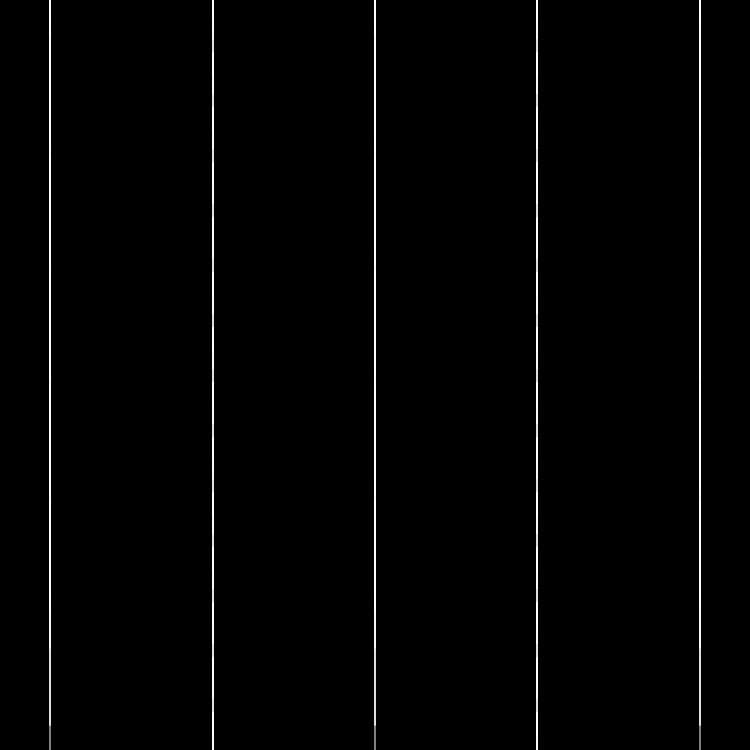
Frame 1 (no input)
Frame 60 (no input): identical to frame 1, image omitted
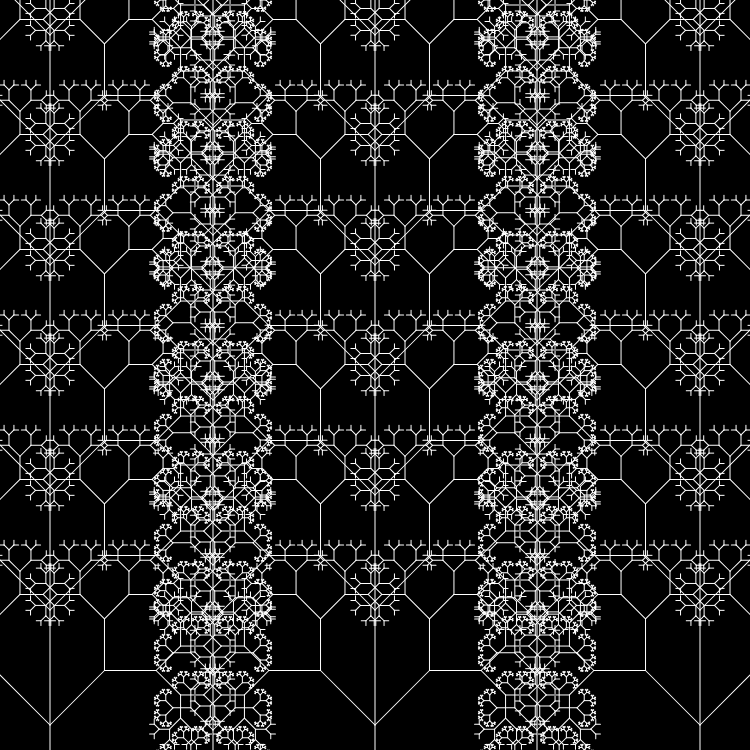
Frame 120 (the mouse pressed at the canvas centre since frame 60)

The p5.js sketch that drew these frames (run headless with seeded random() and noise() and a simulated clock; from frame 60 on, the mouse is pressed at the canvas centre):

// p5.js sketch
// ── sketch.js
let theta=2;
function setup() {
  // Parametre la taille du canva, unité des angles = degré
  createCanvas(750, 750);
  frameRate(85);
  angleMode(DEGREES);
}
let clique=2;
let play=true;

function keyPressed(){
  if(key=== ' '){
    play=!play;
  }
}
function draw(){
  if(!play){
    return;
  }
  theta=map(mouseX,0,width, 0, 90)

  if(mouseIsPressed){
    clique++;
  }
  if(clique%2===0){
    // Bande blanche
    stroke(255);
    // Background noir
    background(0);
  }else if(clique%2!=0){
    let r=random(0,255);
    let v=random(0,255);
    let b=random(0,255);
    // Bande aléatoire
    stroke(r,v,b);
    // Background 
    background(255);
  }
  // Enregistre la position
  push();
  // Place la branche au milieu du canva 
  translate(width / 2, 90+height);
  // Appel la fonction qui dessine la fractale et lui donne comme argument une valeur qui sert de taille de départ 
  branch_middle_bottom(115);
  branch_middle_bottom(115);
  branch_middle_bottom(115);
  branch_middle_bottom(115);
  branch_middle_bottom(115);
  branch_middle_bottom(115);
  branch_middle_bottom(115);
  branch_middle_bottom(115);
  branch_middle_bottom(115);
  branch_middle_bottom(115);
  branch_middle_bottom(115);
  branch_middle_bottom(115);
  // Rétablis la position enregistrer dans push
  pop();
  // Enregistre la position
  push();
  translate(50, 90+height);
  // Appel la fonction qui dessine la fractale et lui donne comme argument une valeur qui sert de taille de départ 
  branch_middle_left(115);
  branch_middle_left(115);
  branch_middle_left(115);
  branch_middle_left(115);
  branch_middle_left(115);
  branch_middle_left(115);
  branch_middle_left(115);
  branch_middle_left(115);
  branch_middle_left(115);
  // Rétablis la position enregistrer dans push
  pop();
  // Enregistre la position
  push();
  translate(width-50, 90+height);
  // Appel la fonction qui dessine la fractale et lui donne comme argument une valeur qui sert de taille de départ 
  branch_middle_right(115);
  branch_middle_right(115);
  branch_middle_right(115);
  branch_middle_right(115);
  branch_middle_right(115);
  branch_middle_right(115);
  branch_middle_right(115);
  branch_middle_right(115);
  branch_middle_right(115);
  // Rétablis la position enregistrer dans push
  pop();
  // Enregistre la position
  push();
  translate(width-213, 90+height);
  // Appel la fonction qui dessine la fractale et lui donne comme argument une valeur qui sert de taille de départ 
  branch_middle_inverted(55);
  branch_middle_inverted(55);
  branch_middle_inverted(55);
  branch_middle_inverted(55);
  branch_middle_inverted(55);
  branch_middle_inverted(55);
  branch_middle_inverted(55);
  branch_middle_inverted(55);
  branch_middle_inverted(55);
  branch_middle_inverted(55);
  branch_middle_inverted(55);
  branch_middle_inverted(55);
  branch_middle_inverted(55);
  branch_middle_inverted(55);
  branch_middle_inverted(55);
  branch_middle_inverted(55);
  branch_middle_inverted(55);
  branch_middle_inverted(55);
  // Rétablis la position enregistrer dans push
  pop();
  // Enregistre la position
  push();
  translate(213, 90+height);
  // Appel la fonction qui dessine la fractale et lui donne comme argument une valeur qui sert de taille de départ 
  branch_middle_inverted(55);
  branch_middle_inverted(55);
  branch_middle_inverted(55);
  branch_middle_inverted(55);
  branch_middle_inverted(55);
  branch_middle_inverted(55);
  branch_middle_inverted(55);
  branch_middle_inverted(55);
  branch_middle_inverted(55);
  branch_middle_inverted(55);
  branch_middle_inverted(55);
  branch_middle_inverted(55);
  branch_middle_inverted(55);
  branch_middle_inverted(55);
  branch_middle_inverted(55);
  branch_middle_inverted(55);
  branch_middle_inverted(55);
  branch_middle_inverted(55);
  // Rétablis la position enregistrer dans push
  pop();
}

function branch_middle_bottom(len) {
  // Trace la ligne de la longueur de l'argument (comme translate positionne l'appelle de la fonction pas besoin de mettre de taille)
  // c'est - len car len = bas du canva et nous on souhaite remonté dans le canva
  // Ensuite on ne bouge pas sur l'axe x mais on se positionne au bout de la ligne tracé
  line(0, 0, 0, -len);
  translate(0, -len);   
  // Tant que la valeur de l'argument est supérieur à 5 on répète les instructions
  if (len > 5) {
    // push sauvegarde la position et l'angle de rotation de la ligne initial
    push();
    // on tourne de 55 degré * theta
    rotate(55*theta);
    // et on fait la récursivité pour tracé la ligne sauf que cette fois la valeur de l'argument est égale à 67% de sa valeur initial. On se replace donc au bout de la ligne et on répéte l'opération tant que la valeur de l'argument >55 * theta
    branch_middle_bottom(len * 0.67);
    // Une fois que len<=  5 on repart à la position initial sauvegarder dans push, ce qui nous fait au final retourner au bout du premier trait grâce à pop
    pop();
    // On sauvegarde cette position 
    push();
    // On effectue la rotation dans le sens opposé (à gauche)
    rotate(-55*theta);
    // Meme principe répéter
    branch_middle_bottom(len * 0.67);
    pop(); 
  }
}


function branch_middle_left(len) {
  line(0, 0, 0, -len);
  translate(0, -len);   
  if (len > 5) {
    push();
    rotate(65*theta);
    branch_middle_left(len * 0.67);
    pop();
    push();
    rotate(-65*theta);
    branch_middle_left(len * 0.67);
    pop(); 
  }
}


function branch_middle_right(len) {
  line(0, 0, 0, -len);
  translate(0, -len);   
  if (len > 5) {
    push();
    rotate(65*theta);
    branch_middle_right(len * 0.67);
    pop();
    push();
    rotate(-65*theta);
    branch_middle_right(len * 0.67);
    pop(); 
  }
}


function branch_middle_inverted(len) {
  line(0, 0, 0, -len);
  translate(0, -len);   
  if (len > 1) {
    push();
    rotate(65*theta);
    branch_middle_inverted(len * 0.57);
    pop();
    push();
    rotate(-65*theta);
    branch_middle_inverted(len * 0.57);
    pop(); 
  }
}
